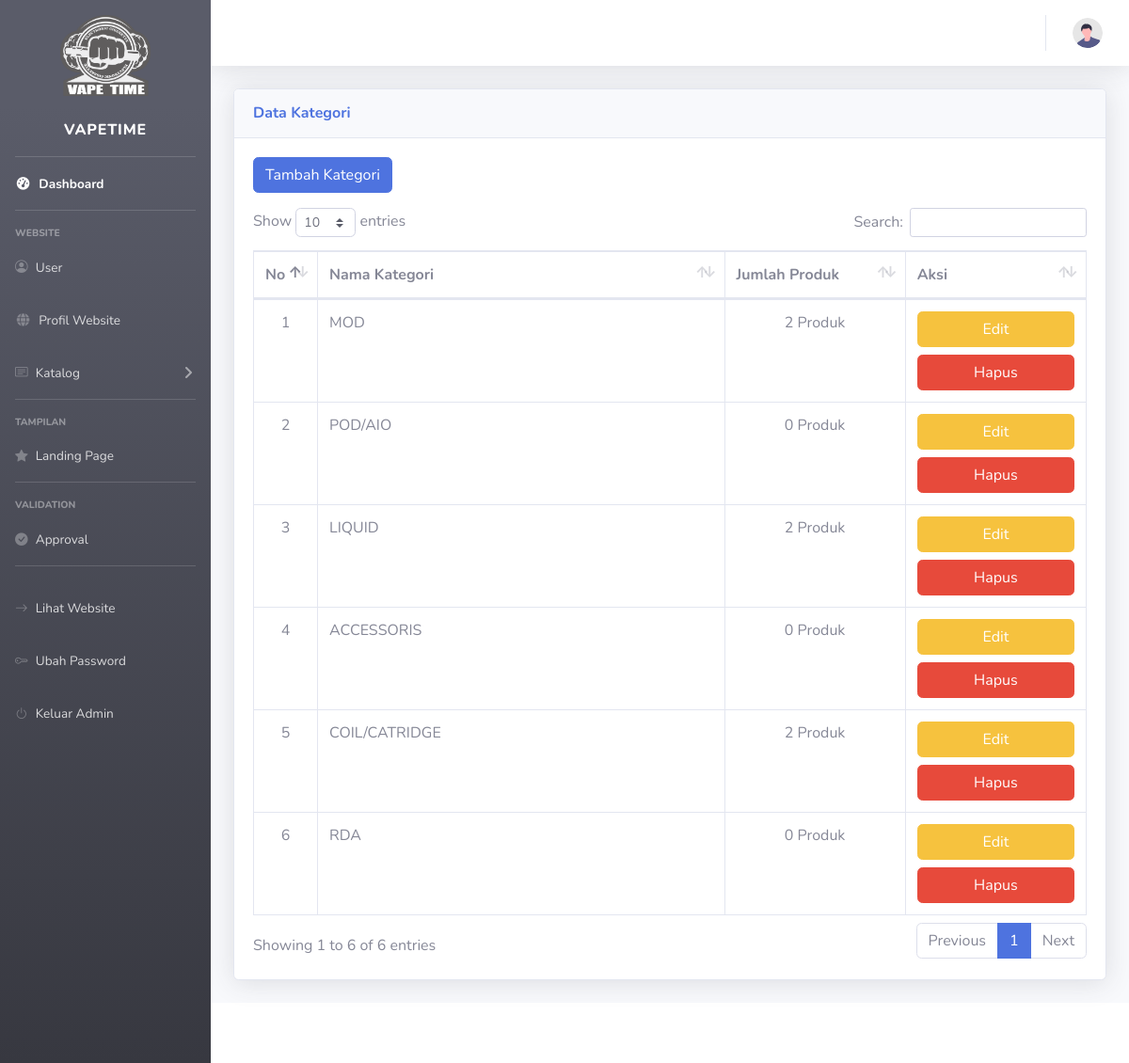
The page /admin/kategori.php on the database its author committed.
### tables this page shows
CREATE TABLE `company` (
  `nama` varchar(50) NOT NULL,
  `alamat` varchar(100) NOT NULL,
  `logo` varchar(50) NOT NULL,
  `nomor_telp` varchar(50) NOT NULL,
  `img` varchar(50) NOT NULL,
  `email` varchar(50) NOT NULL
);

CREATE TABLE `categori` (
  `c_id` int(10) NOT NULL,
  `nama` varchar(100) NOT NULL,
  `ket` varchar(10) NOT NULL
);

### admin/company_info.php (called while the page is built, shortened)
<?php
$about = mysqli_query($connection, "SELECT * FROM company");
  while ($row = mysqli_fetch_array($about)) {
    $company_name = $row['nama'];
    $company_logo = $row['logo'];
  }
  ?>

### admin/kategori.php (the view, shortened to what this page needs)
<!DOCTYPE html>
<?php
    include "../lib/connect.php";
    include "company_info.php";
?>
<html lang="en">
<?php
        include "mockup/head.php";
    ?>
<body id="page-top">
    <div id="wrapper">
    <?php
        include "mockup/sidebar.php";
    ?>
        <div id="content-wrapper" class="d-flex flex-column">
            <div id="content">
                <?php
                    include "mockup/navbar.php";
                ?>
                <div class="container-fluid">
                    <div class="card shadow mb-4">
                        <div class="card-header py-3">
                            <h6 class="m-0 font-weight-bold text-primary">Data Kategori</h6>
                        </div>
                        <div class="card-body">
                        <button type="button" class="btn btn-primary mb-3" data-toggle="modal" data-target="#tambahData">
                        Tambah Kategori
                        </button>
                            <div class="table-responsive">
                                <table class="table table-bordered" id="dataTable" width="100%" cellspacing="0">
                                    <thead>
                                        <tr>
                                            <th width="5%">No</th>
                                            <th width="45%">Nama Kategori</th>
                                            <th width="20%">Jumlah Produk</th>
                                            <th width="20%">Aksi</th>
                                        </tr>
                                    </thead>
                                    <tbody>
                                    <?php
                                    $kategori = mysqli_query($connection, "SELECT * FROM categori");
                                        $no = 0;
                                          while ($row = mysqli_fetch_array($kategori)){
                                            $no++;
                                            $id = $row['c_id'];
                                            $nama = $row['nama'];
                                            $jmlproduk = mysqli_query($connection, "SELECT COUNT(nama) AS jmlproduk FROM produk WHERE kategori = '$nama'");
                                            while ($row2 = mysqli_fetch_array($jmlproduk)){
                                                $jml = $row2['jmlproduk'];
                                            }
                                    ?>
                                        <tr>
                                            <td align="center"><?php echo $no;?></td>
                                            <td><?php echo $nama?></td>
                                            <td align="center"><?php echo $jml?> Produk</td>
                                            <td align="center">
                                            <button class="btn btn-warning w-100 mb-2" data-toggle="modal" data-target="#editData<?php echo $id?>">
                                                Edit
                                            </button>
                                            <a href="kategori_delete.php?id=<?php echo $row['c_id']?>" class="btn btn-danger w-100">Hapus</a>
                                            </td>
                                        </tr>
                                    <?php
                                          }
                                    ?>
                                    </tbody>
                            </table>
                        </div>
                    </div>
                </div>
                </div>
            <footer class="sticky-footer bg-white">
            </footer>
        </div>
    </div>
</body>
</html>

### admin/mockup/sidebar.php (shortened to what this page needs)
<ul class="navbar-nav bg-gradient-dark sidebar sidebar-dark accordion" id="accordionSidebar">
<a class="sidebar-brand d-flex align-items-center justify-content-center mt-5" href="index.php">
    <div class="sidebar-brand-icon rotate-n-0">
        <?php
            if($company_logo){
        ?>
            <img src="../image/logo/<?php echo $company_logo;?>" class="w-50">
        <?php
            }
        ?>
        <br><br>
        <div class="sidebar-brand-text"><?php echo $company_name;?></div>
    </div>
</a>
<hr class="sidebar-divider my-0 mt-5">
<li class="nav-item active">
    <a class="nav-link" href="index.php">
        <i class="fas fa-fw fa-tachometer-alt"></i>
        <span>Dashboard</span></a>
</li>
<hr class="sidebar-divider">
<div class="sidebar-heading">
    Website
</div>
<li class="nav-item">
    <a class="nav-link" href="user.php">
    <i class="bi bi-person-circle"></i>
        <span>User</span>
    </a>
</li>
<li class="nav-item">
    <a class="nav-link" href="profile.php">
        <i class="fas fa-fw fa-globe"></i>
        <span>Profil Website</span>
    </a>
</li>
<li class="nav-item">
    <a class="nav-link collapsed" href="#" data-toggle="collapse" data-target="#collapseUtilities"
        aria-expanded="true" aria-controls="collapseUtilities">
        <i class="bi bi-card-text"></i>
        <span>Katalog</span>
    </a>
</li>
<hr class="sidebar-divider">
<div class="sidebar-heading">
    Tampilan
</div>
<li class="nav-item">
    <a class="nav-link" href="landing_page.php">
        <i class="bi bi-star-fill"></i>
        <span>Landing Page</span>
    </a>
</li>
<hr class="sidebar-divider">
<div class="sidebar-heading">
    Validation
</div>
<li class="nav-item">
    <a class="nav-link" href="approve.php">
    <i class="bi bi-check-circle-fill"></i>
        <span>Approval</span>
    </a>
</li>
<hr class="sidebar-divider">
<li class="nav-item">
    <a class="nav-link" target="_BLANK" href="../logout.php">
    <i class="bi bi-arrow-right"></i>
        <span>Lihat Website</span></a>
    <a class="nav-link" href="ubah_password.php">
    <i class="bi bi-key"></i>
        <span>Ubah Password</span></a>
    <a class="nav-link" href="logout.php">
    <i class="bi bi-power"></i>
        <span>Keluar Admin</span></a>
</li>
</ul>

### rows shown on the page
company: logo (picture), nama "VAPETIME"
categori: nama "MOD", jml "2"
categori: nama "POD/AIO", jml "0"
categori: nama "LIQUID", jml "2"
categori: nama "ACCESSORIS", jml "0"
categori: nama "COIL/CATRIDGE", jml "2"
categori: nama "RDA", jml "0"
